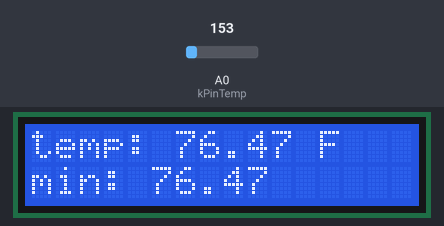
Bench run of a sketch on a simulated Arduino Uno, built with avr-gcc and run on an emulated ATmega328P. Shown: 16×2 character LCD. Inputs (shaded band) come from the test bench; at power-on: A0 (kPinTemp) = 153.

Above: at 1.2 s.
1.3 s: A0 (kPinTemp) set to 165
At 2.8 s:
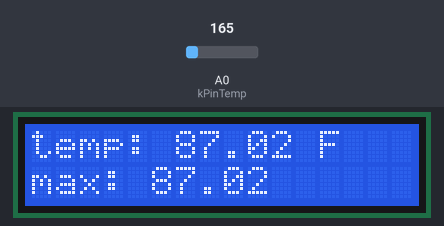
4.5 s: A0 (kPinTemp) set to 175
At 6.9 s:
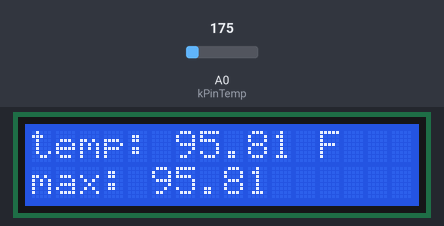
8.6 s: A0 (kPinTemp) set to 191
At 10.7 s:
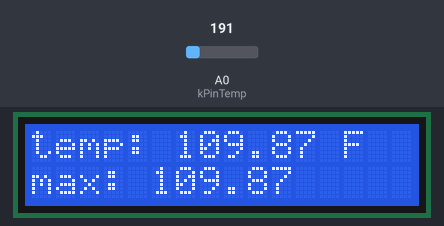
Timing chart, 0 to 12.2 s (numbered marks = the images above; inputs shaded):
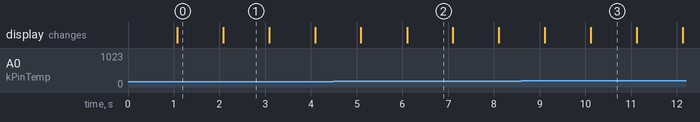

The sketch:

5_2_sketch.ino
```cpp
#include <LiquidCrystal.h>

const int kPinTemp = A0;

const int kRSPin = 12;
const int kRWPin = 11;
const int kEPin = 10;

const int kD4 = 5;
const int kD5 = 4;
const int kD6 = 3;
const int kD7 = 2;

LiquidCrystal lcd(kRSPin, kEPin, kD4, kD5, kD6, kD7);

void setup()
{
  lcd.begin(16, 2);
}

float maxTemp = -58.0;
float minTemp = 842.0;

void loop()
{
  // Temperature reading
  float voltage = getVoltage(analogRead(kPinTemp));
  float tempC = getTemperature(voltage);
  float tempF = celciusToFahrenheit(tempC);

  if (tempF < minTemp) {
    minTemp = tempF;
  }
  if (tempF > maxTemp) {
    maxTemp = tempF;
  }

  // Display
  lcd.clear();
  lcd.setCursor(0,0);
  lcd.print("temp: ");
  lcd.print(tempF, 2);
  lcd.print(" F");
  lcd.setCursor(0,1);
  lcd.print("max: ");
  lcd.print(maxTemp, 2);
  delay(1000);
  lcd.setCursor(0,1);
  lcd.print("                ");
  lcd.setCursor(0,1);
  lcd.print("min: ");
  lcd.print(minTemp, 2);
  delay(1000);
}

float getVoltage(int reading)
{
  return (5.0 * reading) / 1024;
}

float getTemperature(float voltage)
{
  return (voltage - 0.5) * 100;
}

float celciusToFahrenheit(float celcius)
{
  return (celcius * 9.0 / 5.0) + 32.0;
}
```

Measured:
- after the input at 1.3 s, the display: changes after 0.78 s (image 1)
- after the input at 4.5 s, the display: first differs from a run without the input after 1.6 s (image 2)
- after the input at 8.6 s, the display: first differs from a run without the input after 1.5 s (image 3)
- what the display in image 1 shows lasts 1.0 s, from 2.1 s to 3.1 s
